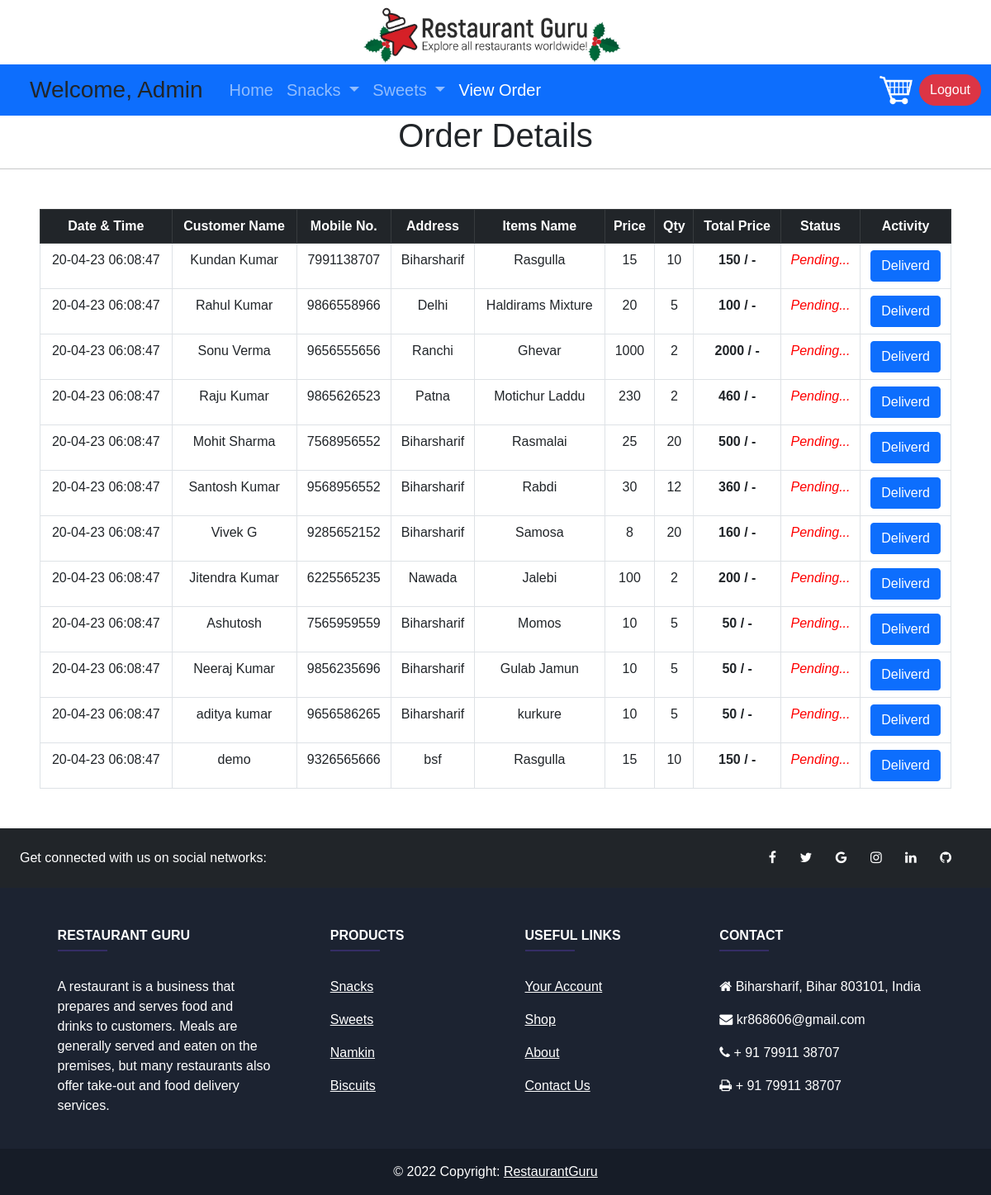
The app's page /Order_placed.php (signed in) with its own data.
### tables this page shows
CREATE TABLE `orderdetails` (
  `date_time` varchar(30) DEFAULT NULL,
  `name` varchar(100) DEFAULT NULL,
  `contact_no` varchar(12) DEFAULT NULL,
  `address` varchar(255) DEFAULT NULL,
  `items` varchar(100) DEFAULT NULL,
  `price` varchar(50) DEFAULT NULL,
  `qty` varchar(50) DEFAULT NULL,
  `total_price` varchar(50) DEFAULT NULL
);

### Order_placed.php (the view, shortened to what this page needs)
<?php
$server = "localhost";
$user = "root";
$pass = "";
$db = "myshop";
$time = date("d-m-y H:i:s");
$conn = mysqli_connect($server, $user, $pass, $db);
if(!$conn){
    die("Connection failed: ".mysqli_connect_error());
}
else{
    $query = "SELECT * FROM orderdetails";
    $send = mysqli_query($conn, $query);
    $total = mysqli_num_rows($send);
}
?>
<!doctype html>
<html lang="en">
<head>
    <link href="https://cdn.jsdelivr.net/npm/bootstrap@5.1.3/dist/css/bootstrap.min.css" rel="stylesheet"
>
    <link rel="stylesheet" href="style.css">
    <link rel="stylesheet" href="https://stackpath.bootstrapcdn.com/font-awesome/4.7.0/css/font-awesome.min.css">
</head>
<body>
    <section id="header">
        <img src="image/logo.JPG" alt="logo" />
    </section>
    <nav class="navbar navbar-expand-lg navbar-dark bg-primary fs-5">
        <div class="container-fluid">
            <div class="px-4 fs-3">Welcome, Admin</div>
            <div class="collapse navbar-collapse" id="navbarSupportedContent">
                <ul class="navbar-nav me-auto mb-2 mb-lg-0">
                    <li class="nav-item">
                        <a class="nav-link" aria-current="page" href="index.php">Home</a>
                    </li>
                    <li class="nav-item dropdown">
                        <a class="nav-link dropdown-toggle" href="snacks.php" id="navbarDropdownMenuLink" role="button"
                            data-bs-toggle="dropdown" aria-expanded="false">
                            Snacks
                        </a>
                    </li>
                    <li class="nav-item dropdown">
                        <a class="nav-link dropdown-toggle" href="sweets.php" id="navbarDropdownMenuLink" role="button"
                            data-bs-toggle="dropdown" aria-expanded="false">
                            Sweets
                        </a>
                    </li>
                    <li class="nav-item">
                        <a class="nav-link active" href="order_placed.php">View Order</a>
                    </li>
                </ul>
                <a href=""><img src="image/kart-icon.jpg" alt="Kart icon" class="mykart mykart-icon2 mx-2" /></a>
                <form class="d-flex">
                    <a href="logout.php"><button class="btn btn-danger rounded-pill"
                        type="button">Logout</button></a>
                </form>
            </div>
        </div>
    </nav>
    <section class="text-center">
        <div>
            <h1>Order Details</h1><hr/>
        </div>
        <div class="m-5">
            <table class="table table-bordered table-hover">
                <tr class="table-dark">
                    <th>Date & Time</th>
                    <th>Customer Name</th>
                    <th>Mobile No.</th>
                    <th>Address</th>
                    <th>Items Name</th>
                    <th>Price</th>
                    <th>Qty</th>
                    <th>Total Price</th>
                    <th>Status</th>
                    <th>Activity</th>
                </tr>
                <?php
                    if($total != 0){
                        while($result = mysqli_fetch_assoc($send)){
                            echo "<tr><td>".$time."</td><td>".$result['name']."</td><td>".$result['contact_no']."</td><td>".$result['address']."</td><td>".$result['items']."</td><td>".$result['price']."</td><td>".$result['qty']."</td><td><b>".$result['total_price']." / -</b></td><td>
                            <font style='color: red;'><i>Pending...</i></font></td><td><button class='btn btn-primary'>Deliverd</button></td></tr>";
                        }
                    }
                    else{
                        echo "No Record Found";
                    }
                ?>
            </table>
        </div>
    </section>
    <footer class="text-center text-lg-start text-white" style="background-color: #1c2331">
        <section class="d-flex justify-content-between p-4 bg-dark">
            <div class="me-5">
                <span>Get connected with us on social networks:</span>
            </div>
            <div class="text-decoration-none">
                <a href="" class="text-white me-4 text-decoration-none">
                    <i class="fa fa-facebook-f"></i>
                </a>
                <a href="" class="text-white me-4 text-decoration-none">
                    <i class="fa fa-twitter"></i>
                </a>
                <a href="" class="text-white me-4 text-decoration-none">
                    <i class="fa fa-google"></i>
                </a>
                <a href="" class="text-white me-4 text-decoration-none">
                    <i class="fa fa-instagram"></i>
                </a>
                <a href="" class="text-white me-4 text-decoration-none">
                    <i class="fa fa-linkedin"></i>
                </a>
                <a href="" class="text-white me-4 text-decoration-none">
                    <i class="fa fa-github"></i>
                </a>
            </div>
        </section>
        <section class="">
            <div class="container text-center text-md-start mt-5">
                <div class="row mt-3">
                    <div class="col-md-3 col-lg-4 col-xl-3 mx-auto mb-4">
                        <h6 class="text-uppercase fw-bold">Restaurant Guru</h6>
                        <hr class="mb-4 mt-0 d-inline-block mx-auto"
                            style="width: 60px; background-color: #7c4dff; height: 2px" />
                        <p>
                            A restaurant is a business that prepares and serves food and drinks to customers. Meals are
                            generally served and eaten on the premises, but many restaurants also offer take-out and
                            food delivery services.
                        </p>
                    </div>
                    <div class="col-md-2 col-lg-2 col-xl-2 mx-auto mb-4">
                        <h6 class="text-uppercase fw-bold">Products</h6>
                        <hr class="mb-4 mt-0 d-inline-block mx-auto"
                            style="width: 60px; background-color: #7c4dff; height: 2px" />
                        <p>
                            <a href="#!" class="text-white">Snacks</a>
                        </p>
                        <p>
                            <a href="#!" class="text-white">Sweets</a>
                        </p>
                        <p>
                            <a href="#!" class="text-white">Namkin</a>
                        </p>
                        <p>
                            <a href="#!" class="text-white">Biscuits</a>
                        </p>
                    </div>
                    <div class="col-md-3 col-lg-2 col-xl-2 mx-auto mb-4">
                        <h6 class="text-uppercase fw-bold">Useful links</h6>
                        <hr class="mb-4 mt-0 d-inline-block mx-auto"
                            style="width: 60px; background-color: #7c4dff; height: 2px" />
                        <p>
                            <a href="#!" class="text-white">Your Account</a>
                        </p>
                        <p>
                            <a href="#!" class="text-white">Shop</a>
                        </p>
                        <p>
                            <a href="#!" class="text-white">About</a>
                        </p>
                        <p>
                            <a href="#!" class="text-white">Contact Us</a>
                        </p>
                    </div>
                    <div class="col-md-4 col-lg-3 col-xl-3 mx-auto mb-md-0 mb-4">
                        <h6 class="text-uppercase fw-bold">Contact</h6>
                        <hr class="mb-4 mt-0 d-inline-block mx-auto"
                            style="width: 60px; background-color: #7c4dff; height: 2px" />
                        <p><i class="fa fa-home mr-3"></i> Biharsharif, Bihar 803101, India</p>
                        <p><i class="fa fa-envelope mr-3"></i> kr868606@gmail.com</p>
                        <p><i class="fa fa-phone mr-3"></i> + 91 79911 38707</p>
                        <p><i class="fa fa-print mr-3"></i> + 91 79911 38707</p>
                    </div>
                </div>
            </div>
        </section>
        <div class="text-center p-3" style="background-color: rgba(0, 0, 0, 0.2)">
            © 2022 Copyright:
            <a class="text-white" href="#">RestaurantGuru</a>
        </div>
    </footer>
</body>
</html>

### style.css (style rules this page uses)
* { margin: 0; padding: 0; box-sizing: border-box; font-family: Arial, Helvetica, sans-serif; }
#header { width: 100%; min-height: min-content; text-align: center; }
#header img { max-width: 40vh; }
.mykart { display: inline-block; width: 40px; }
.container { padding: 0 16px; }
.container::after, .row::after { content: ""; clear: both; display: table; }

### records on screen
orderdetails: name "Kundan Kumar", contact_no "7991138707", address "Biharsharif", items "Rasgulla", price "15", qty "10", total_price "150"
orderdetails: name "Rahul Kumar", contact_no "9866558966", address "Delhi", items "Haldirams Mixture", price "20", qty "5", total_price "100"
orderdetails: name "Sonu Verma", contact_no "9656555656", address "Ranchi", items "Ghevar", price "1000", qty "2", total_price "2000"
orderdetails: name "Raju Kumar", contact_no "9865626523", address "Patna", items "Motichur Laddu", price "230", qty "2", total_price "460"
orderdetails: name "Mohit Sharma", contact_no "7568956552", address "Biharsharif", items "Rasmalai", price "25", qty "20", total_price "500"
orderdetails: name "Santosh Kumar", contact_no "9568956552", address "Biharsharif", items "Rabdi", price "30", qty "12", total_price "360"
orderdetails: name "Vivek G", contact_no "9285652152", address "Biharsharif", items "Samosa", price "8", qty "20", total_price "160"
orderdetails: name "Jitendra Kumar", contact_no "6225565235", address "Nawada", items "Jalebi", price "100", qty "2", total_price "200"
orderdetails: name "Ashutosh", contact_no "7565959559", address "Biharsharif", items "Momos", price "10", qty "5", total_price "50"
orderdetails: name "Neeraj Kumar", contact_no "9856235696", address "Biharsharif", items "Gulab Jamun", price "10", qty "5", total_price "50"
orderdetails: name "aditya kumar", contact_no "9656586265", address "Biharsharif", items "kurkure", price "10", qty "5", total_price "50"
orderdetails: name "demo", contact_no "9326565666", address "bsf", items "Rasgulla", price "15", qty "10", total_price "150"
